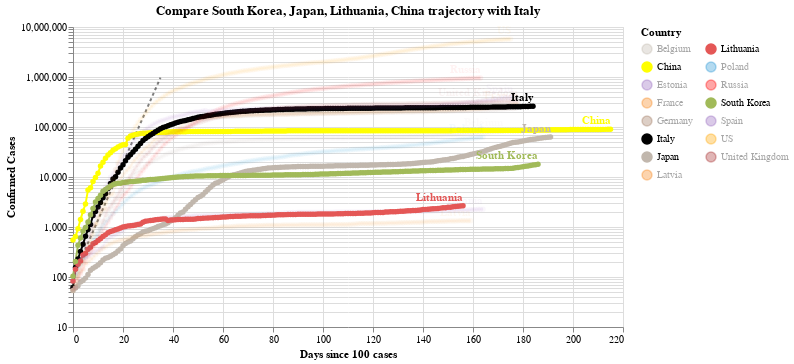

Notebook cell for this chart:
### Code cell
#hide_input
chart3 = make_since_chart(dff2, ['South Korea', 'Japan', 'Lithuania', 'China'], baseline_countries)
chart3

### Figure 1 — Vega-Lite specification as saved in the notebook (floating-point values rounded to 4 significant figures; data arrays with more than 128 entries replaced by an {"elided": "..."} marker saying what was removed)
{"config": {"view": {"continuousWidth": 400, "continuousHeight": 300}}, "layer": [{"data": {"name": "data-628230001892d6798b50651be41d1b3e"}, "mark": {"type": "line", "color": "black", "opacity": 0.5, "strokeDash": [3, 3]}, "encoding": {"x": {"type": "quantitative", "field": "Days since 100 cases"}, "y": {"type": "quantitative", "field": "Confirmed Cases"}}}, {"data": {"name": "data-9d5fdae46543c3f64ecbac10b159a8da"}, "mark": {"type": "line", "point": true}, "encoding": {"color": {"type": "nominal", "field": "Country", "legend": {"columns": 2}, "scale": {"domain": ["Belgium", "China", "Estonia", "France", "Germany", "Italy", "Japan", "Latvia", "Lithuania", "Poland", "Russia", "South Korea", "Spain", "US", "United Kingdom"], "range": ["#C1B7AD", "yellow", "#9467bd", "#F58518", "#9D755D", "black", "#C1B7AD", "#F58518", "#E45756", "#2495D3", "red", "#A1BA59", "#9467bd", "orange", "brown"]}}, "opacity": {"condition": {"value": 1, "selection": "selector001"}, "value": 0.05}, "tooltip": [{"type": "nominal", "field": "Country"}, {"type": "temporal", "field": "Date"}, {"type": "quantitative", "field": "Confirmed Cases"}, {"type": "quantitative", "field": "Days since 100 cases"}], "x": {"type": "quantitative", "field": "Days since 100 cases"}, "y": {"type": "quantitative", "field": "Confirmed Cases", "scale": {"type": "log"}}}, "selection": {"selector001": {"type": "multi", "fields": ["Country"], "bind": "legend", "init": [{"Country": "South Korea"}, {"Country": "Japan"}, {"Country": "Lithuania"}, {"Country": "China"}, {"Country": "Italy"}]}}, "width": 550}, {"data": {"name": "data-9d5fdae46543c3f64ecbac10b159a8da"}, "mark": {"type": "text", "align": "right", "dy": -8, "fontWeight": "bold"}, "encoding": {"color": {"type": "nominal", "field": "Country", "legend": {"columns": 2}, "scale": {"domain": ["Belgium", "China", "Estonia", "France", "Germany", "Italy", "Japan", "Latvia", "Lithuania", "Poland", "Russia", "South Korea", "Spain", "US", "United Kingdom"], "range": ["#C1B7AD", "yellow", "#9467bd", "#F58518", "#9D755D", "black", "#C1B7AD", "#F58518", "#E45756", "#2495D3", "red", "#A1BA59", "#9467bd", "orange", "brown"]}}, "opacity": {"condition": {"value": 1, "selection": "selector001"}, "value": 0.05}, "text": {"type": "nominal", "field": "Country"}, "tooltip": [{"type": "nominal", "field": "Country"}, {"type": "temporal", "field": "Date"}, {"type": "quantitative", "field": "Confirmed Cases"}, {"type": "quantitative", "field": "Days since 100 cases"}], "x": {"type": "quantitative", "field": "Days since 100 cases"}, "y": {"type": "quantitative", "field": "Confirmed Cases", "scale": {"type": "log"}}}, "transform": [{"filter": "(datum['Date'] >= 1598227200000)"}], "width": 550}], "title": "Compare South Korea, Japan, Lithuania, China trajectory with Italy", "$schema": "https://vega.github.io/schema/vega-lite/v4.0.2.json", "datasets": {"data-628230001892d6798b50651be41d1b3e": [{"Days since 100 cases": 0, "Confirmed Cases": 100.0}, {"Days since 100 cases": 1, "Confirmed Cases": 130.0}, {"Days since 100 cases": 2, "Confirmed Cases": 169.0}, {"Days since 100 cases": 3, "Confirmed Cases": 219.7}, {"Days since 100 cases": 4, "Confirmed Cases": 285.6}, {"Days since 100 cases": 5, "Confirmed Cases": 371.3}, {"Days since 100 cases": 6, "Confirmed Cases": 482.7}, {"Days since 100 cases": 7, "Confirmed Cases": 627.5}, {"Days since 100 cases": 8, "Confirmed Cases": 815.7}, {"Days since 100 cases": 9, "Confirmed Cases": 1060.0}, {"Days since 100 cases": 10, "Confirmed Cases": 1379.0}, {"Days since 100 cases": 11, "Confirmed Cases": 1792.0}, {"Days since 100 cases": 12, "Confirmed Cases": 2330.0}, {"Days since 100 cases": 13, "Confirmed Cases": 3029.0}, {"Days since 100 cases": 14, "Confirmed Cases": 3937.0}, {"Days since 100 cases": 15, "Confirmed Cases": 5119.0}, {"Days since 100 cases": 16, "Confirmed Cases": 6654.0}, {"Days since 100 cases": 17, "Confirmed Cases": 8650.0}, {"Days since 100 cases": 18, "Confirmed Cases": 11250.0}, {"Days since 100 cases": 19, "Confirmed Cases": 14620.0}, {"Days since 100 cases": 20, "Confirmed Cases": 19000.0}, {"Days since 100 cases": 21, "Confirmed Cases": 24710.0}, {"Days since 100 cases": 22, "Confirmed Cases": 32120.0}, {"Days since 100 cases": 23, "Confirmed Cases": 41750.0}, {"Days since 100 cases": 24, "Confirmed Cases": 54280.0}, {"Days since 100 cases": 25, "Confirmed Cases": 70560.0}, {"Days since 100 cases": 26, "Confirmed Cases": 91730.0}, {"Days since 100 cases": 27, "Confirmed Cases": 119300.0}, {"Days since 100 cases": 28, "Confirmed Cases": 155000.0}, {"Days since 100 cases": 29, "Confirmed Cases": 201500.0}, {"Days since 100 cases": 30, "Confirmed Cases": 262000.0}, {"Days since 100 cases": 31, "Confirmed Cases": 340600.0}, {"Days since 100 cases": 32, "Confirmed Cases": 442800.0}, {"Days since 100 cases": 33, "Confirmed Cases": 575600.0}, {"Days since 100 cases": 34, "Confirmed Cases": 748300.0}, {"Days since 100 cases": 35, "Confirmed Cases": 972800.0}], "data-9d5fdae46543c3f64ecbac10b159a8da": {"elided": "2653 records"}}}
